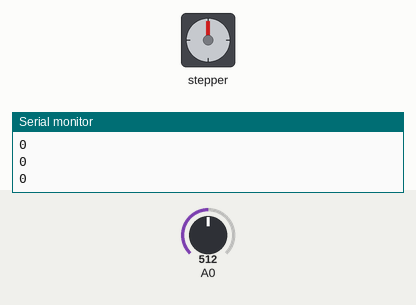
This sketch was run on a simulated Arduino Uno, built with avr-gcc and run on an emulated ATmega328P. On the bench: stepper motor, the last lines printed to the serial monitor. The test bench sets the inputs (shaded band); at power-on: A0 = 512. Stepper angles assume 2048 steps per turn.

Above: at 1.2 s.
1.3 s: A0 set to 422
2.8 s: A0 set to 397
4.3 s: A0 set to 490
5.8 s: A0 set to 510
7.3 s: A0 set to 390
At 8.05 s:
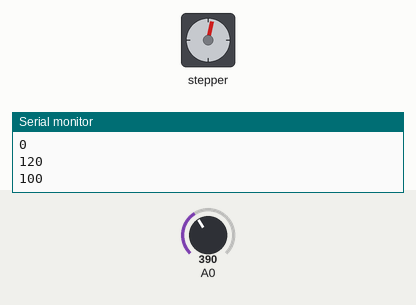
At 12.9 s:
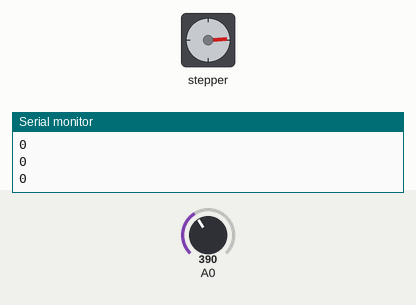
13.3 s: A0 set to 511
At 14.08 s:
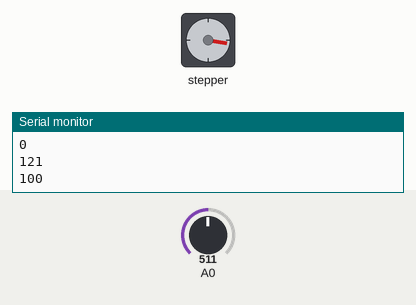
At 18.7 s:
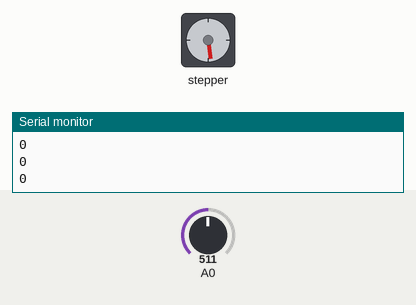
Timing chart, 0 to 19.1 s (numbered marks = the images above; inputs shaded):
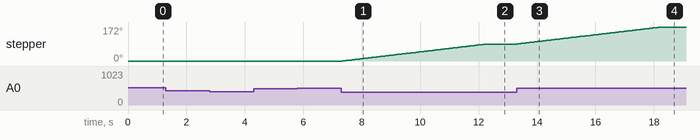

Measured:
- after the input at 7.3 s, stepper: turns 86° clockwise in 4.9 s, starting after 0.06 s
- after the input at 13.3 s, stepper: turns 86° clockwise in 4.9 s, starting at once

The sketch:

gizmo_flora_stepper_mic.ino
```cpp
int outputValue = 0;                               //the motor is initiated at zero

unsigned long time = 0;
const int sampleWindow = 50;                       // Sample window width in mS (50 mS = 20Hz)
unsigned int sample;                               // 'sample' = analog reading of microphone

#include <AccelStepper.h>                          // Library used to drive the stepper motor

AccelStepper stepper;                              // Calling the library

void setup() {
  Serial.begin(9600);
  stepper.setMaxSpeed(1000);                       // Maximum possible speed of stepper
}

void loop() {

  unsigned long startMillis= millis();             // Start of sample window
  unsigned int peakToPeak = 0;                     // Peak-to-peak of signal

  unsigned int signalMax = 0;
  unsigned int signalMin = 1024;

                                                   // Collect data for 50 mS
  while (millis() - startMillis < sampleWindow)
  {
  sample = analogRead(0);                          // Obtaining analog values from microphone
  if (sample < 1024)                               // Toss out spurious readings
  {
  if (sample > signalMax)
  {
  signalMax = sample;                              // Save just the max levels
  }
  else if (sample < signalMin)
  {
  signalMin = sample;                              // Save just the min levels
  }
  }
  }
  peakToPeak = signalMax - signalMin;              // Max - min = peak-peak amplitude


  Serial.println(peakToPeak);                      // This was used to read values in a certain room and calibrate to the noise levels

                                                   // Noise levels in room were usually under 80;
  if ((100 < peakToPeak) && (peakToPeak < 400))    // Noise level between 100-400 trigger motor to turn
    {outputValue = 100;                            // Speed of 100rpm
    Serial.println(outputValue);
    stepper.setSpeed(outputValue);
    time = millis();
    while (millis() - time < 5000)                 // Motor runs for 5 seconds then stops until mic value is > 100
    {stepper.runSpeed();}
    stepper.stop();
    }

  if (peakToPeak > 400)                            // Motor runs at different speed if mic value > 400
    {outputValue = 300;                            // Speed of 300rpm
    Serial.println(outputValue);
    stepper.setSpeed(outputValue);
    time = millis();
    while (millis() - time < 5000)                 // Motor runs for 5 seconds then stops until mic value is > 100
    {stepper.runSpeed();}
    stepper.stop();
    }
}
```
